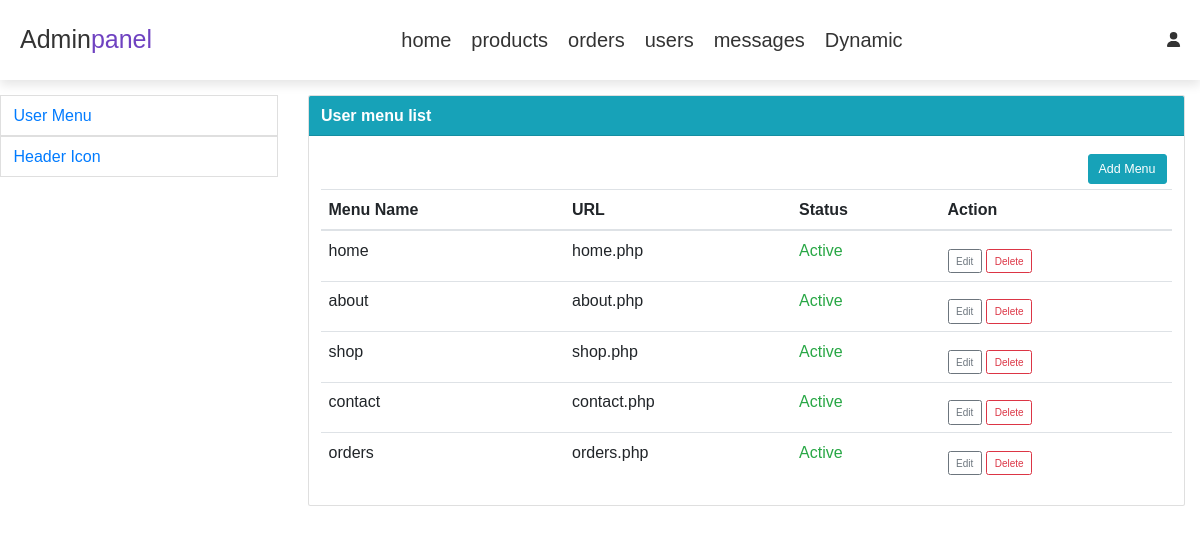
Screenshot of /admin_page_dynamic.php (signed in) with the database file from the repository.
### tables this page shows
CREATE TABLE `header_menu` (
  `id` int(11) NOT NULL,
  `menu_name` varchar(30) NOT NULL,
  `url` varchar(200) NOT NULL,
  `status` tinyint(1) NOT NULL
);

### admin_page_dynamic.php (the view, shortened to what this page needs)
<?php
include 'admin_header.php';
include 'admin_left_side.php';
?>
  <div class="col-sm-9">
  	<div class="card mr-4">
	  <div class="card-header bg-info text-white font-weight-bold">User menu list</div>
	  <div class="card-body">
	  	<div class="text-right">
	  		<a href="admin_page_dynamic_user_menu.php" type="button" class="btn btn-lg btn-info m-2">Add Menu</a>
	  	</div>
	  	<table class="table table-hover">
		    <thead>
		      <tr>
		        <th>Menu Name</th>
		        <th>URL</th>
		        <th>Status</th>
		        <th>Action</th>
		      </tr>
		    </thead>
		    <tbody>
		    	<?php
                $select_data = mysqli_query($conn, "SELECT * FROM `header_menu`") or die('query failed');
                if(mysqli_num_rows($select_data) > 0){
                    while($data = mysqli_fetch_assoc($select_data)){
            	?>
		      <tr>
		        <td><?= $data['menu_name'] ?></td>
		        <td><?= $data['url'] ?></td>
		        <td>
		        	<span class="text-<?= ($data['status'] == 1)? 'success' : 'danger' ?>">
		        		<?= ($data['status'] == 1)? 'Active' : 'Inactive' ?>
		        	</span>
		        </td>
		        <td>
		        	<a href="admin_page_dynamic_user_menu_edit.php?id=<?= $data['id'] ?>" class="btn btn-outline-secondary">Edit</a>
		        	<a href="admin_page_dynamic.php?delete_id=<?= $data['id'] ?>" class="btn btn-outline-danger">Delete</a>
		        </td>
		      </tr>
		      <?php
                	}
	            }else{
	                echo '<p class="empty">no product added yet</p>';
	            }
	            ?>
		    </tbody>
		  </table>
	  </div>
	</div>
  </div>
</div>
<?php include 'admin_footer.php';?>

### css/admin_style.css (style rules this page uses)
:root { --purple: #8e44ad; --red: #c0392b; --orange: #f39c12; --black:#333; --white:#fff; --light-color: #666; --light-white: #ccc; --light-bg: #f5f5f5; --border: .1rem solid var(--black); --box-shadow: 0 .5rem 1rem rgba(0,0,0,.1); }
* { font-family: 'Rubik', sans-serif; margin: 0; padding: 0; box-sizing: border-box; outline: none; border: none; text-decoration: none; transition: all .2s linear; }
body { background-color: var(--light-bg); }
html { font-size: 62.5%; overflow-x: hidden; }
.btn, .option-btn, .delete-btn, .white-btn { display: inline-block; margin-top: 1rem; padding: 1rem 3rem; cursor: pointer; color: var(--white); font-size: 1.8rem; border-radius: .5rem; text-transform: capitalize; }
.white-btn, .btn { background-color: var(--purple); }

### rows the page displays
header_menu: menu_name "home", url "home.php", status "Active"
header_menu: menu_name "about", url "about.php", status "Active"
header_menu: menu_name "shop", url "shop.php", status "Active"
header_menu: menu_name "contact", url "contact.php", status "Active"
header_menu: menu_name "orders", url "orders.php", status "Active"
